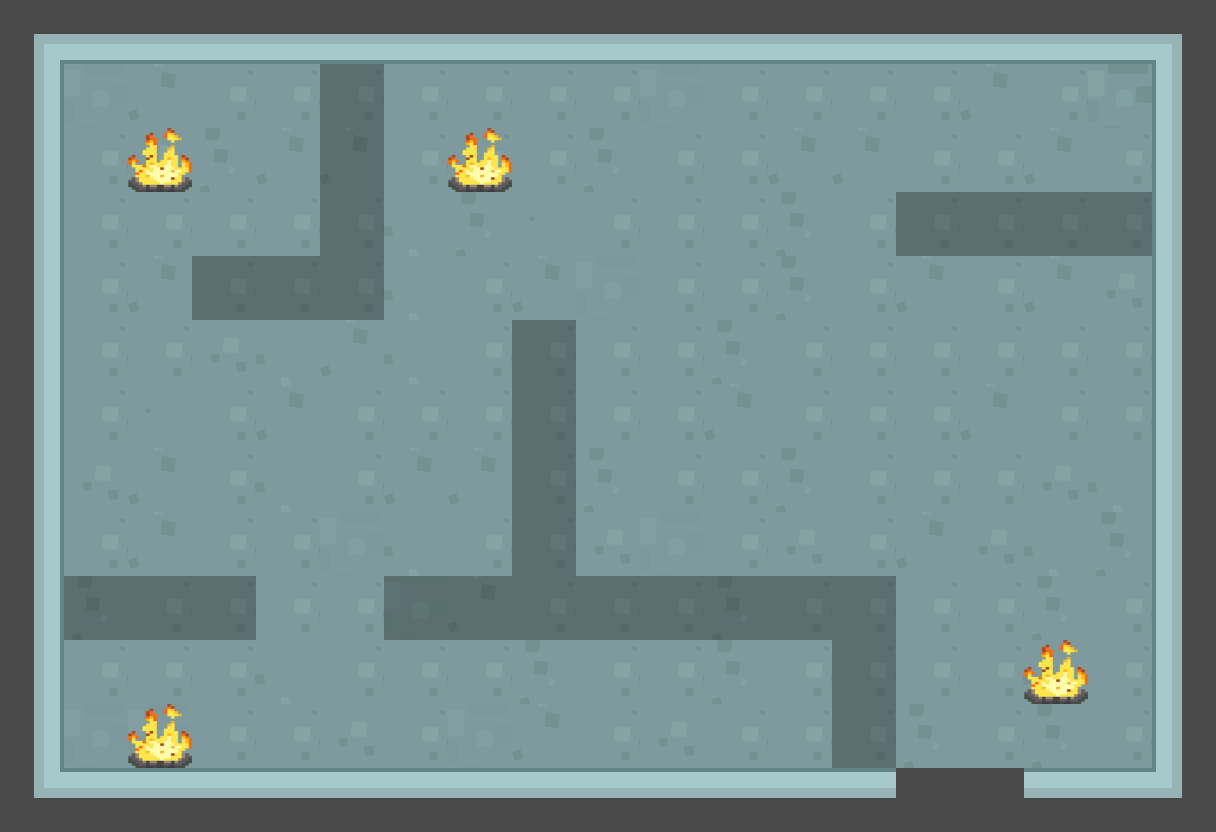

A 2D game scene composited from a Tiled map and its tileset images. What follows is a short description and the map's XML, with every tile layer's data as written:
An orthogonal 19x13 tile map with 64x64 px tiles, 7 tile layers (Ground, groundDark1, groundDark2, Barriers, ...), 5 tilesets.

<map version="1.9" tiledversion="1.9.2" orientation="orthogonal" renderorder="right-down" width="19" height="13" tilewidth="64" tileheight="64" infinite="0" nextlayerid="11" nextobjectid="1">
 <tileset firstgid="1" source="tilesheet.tsx" />
 <tileset firstgid="2161" source="arctium.tsx" />
 <tileset firstgid="2162" source="fire.tsx" />
 <tileset firstgid="2163" source="pistol.tsx" />
 <tileset firstgid="2164" source="heart.tsx" />
 <layer id="1" name="Ground" width="19" height="13">
  <data encoding="csv">
13,13,13,13,13,13,68,13,13,68,13,13,13,13,13,13,13,13,13,
72,19,68,13,13,13,13,13,13,13,19,13,13,13,13,68,13,17,13,
15,13,69,16,68,68,13,13,13,16,13,13,68,68,13,13,68,13,13,
13,13,13,13,13,13,14,16,15,13,13,13,16,13,13,13,13,13,13,
13,13,68,13,13,13,14,13,68,19,13,13,16,13,68,13,68,69,13,
69,13,13,69,14,68,14,13,13,13,13,16,13,13,13,13,13,13,13,
13,13,15,13,68,13,13,13,13,13,13,68,13,13,13,68,13,13,13,
13,69,68,13,14,13,68,68,13,16,13,13,16,13,13,13,69,14,13,
69,13,68,13,13,19,14,13,13,69,19,13,69,13,68,69,14,16,13,
13,16,13,13,13,13,19,68,13,13,13,16,13,13,13,13,16,13,13,
13,13,13,13,14,13,13,13,16,13,13,16,13,13,13,13,14,13,69,
13,19,19,13,13,69,13,19,68,13,69,13,13,13,16,13,16,13,13,
13,13,19,19,19,69,16,13,13,13,13,13,68,13,69,16,13,13,69
</data>
 </layer>
 <layer id="2" name="groundDark1" width="19" height="13">
  <data encoding="csv">
523,523,523,523,523,523,523,523,523,523,523,523,523,523,523,523,523,523,523,
523,523,523,523,523,523,523,523,523,523,523,523,523,523,523,523,523,523,523,
523,523,523,523,523,523,523,523,523,523,523,523,523,523,523,523,523,523,523,
523,523,523,523,523,523,523,523,523,523,523,523,523,523,523,523,523,523,523,
523,523,523,523,523,523,523,523,523,523,523,523,523,523,523,523,523,523,523,
523,523,523,523,523,523,523,523,523,523,523,523,523,523,523,523,523,523,523,
523,523,523,523,523,523,523,523,523,523,523,523,523,523,523,523,523,523,523,
523,523,523,523,523,523,523,523,523,523,523,523,523,523,523,523,523,523,523,
523,523,523,523,523,523,523,523,523,523,523,523,523,523,523,523,523,523,523,
523,523,523,523,523,523,523,523,523,523,523,523,523,523,523,523,523,523,523,
523,523,523,523,523,523,523,523,523,523,523,523,523,523,523,523,523,523,523,
523,523,523,523,523,523,523,523,523,523,523,523,523,523,523,523,523,523,523,
523,523,523,523,523,523,523,523,523,523,523,523,523,523,523,523,523,523,523
</data>
 </layer>
 <layer id="3" name="groundDark2" width="19" height="13">
  <data encoding="csv">
523,523,523,523,523,523,523,523,523,523,523,523,523,523,523,523,523,523,523,
523,523,523,523,523,523,523,523,523,523,523,523,523,523,523,523,523,523,523,
523,523,523,523,523,523,523,523,523,523,523,523,523,523,523,523,523,523,523,
523,523,523,523,523,523,523,523,523,523,523,523,523,523,523,523,523,523,523,
523,523,523,523,523,523,523,523,523,523,523,523,523,523,523,523,523,523,523,
523,523,523,523,523,523,523,523,523,523,523,523,523,523,523,523,523,523,523,
523,523,523,523,523,523,523,523,523,523,523,523,523,523,523,523,523,523,523,
523,523,523,523,523,523,523,523,523,523,523,523,523,523,523,523,523,523,523,
523,523,523,523,523,523,523,523,523,523,523,523,523,523,523,523,523,523,523,
523,523,523,523,523,523,523,523,523,523,523,523,523,523,523,523,523,523,523,
523,523,523,523,523,523,523,523,523,523,523,523,523,523,523,523,523,523,523,
523,523,523,523,523,523,523,523,523,523,523,523,523,523,523,523,523,523,523,
523,523,523,523,523,523,523,523,523,523,523,523,523,523,523,523,523,523,523
</data>
 </layer>
 <layer id="4" name="Barriers" width="19" height="13">
  <data encoding="csv">
1698,1702,1702,1702,1702,1702,1702,1702,1702,1702,1702,1702,1702,1702,1702,1702,1702,1702,1699,
1592,0,0,0,0,577,0,0,0,0,0,0,0,0,0,0,0,0,1589,
1592,0,0,0,0,577,0,0,0,0,0,0,0,0,0,0,0,0,1589,
1592,0,0,0,0,577,0,0,0,0,0,0,0,0,577,577,577,577,1589,
1592,0,0,577,577,577,0,0,0,0,0,0,0,0,0,0,0,0,1589,
1592,0,0,0,0,0,0,0,577,0,0,0,0,0,0,0,0,0,1589,
1592,0,0,0,0,0,0,0,577,0,0,0,0,0,0,0,0,0,1589,
1592,0,0,0,0,0,0,0,577,0,0,0,0,0,0,0,0,0,1589,
1592,0,0,0,0,0,0,0,577,0,0,0,0,0,0,0,0,0,1589,
1592,577,577,577,0,0,577,577,577,577,577,577,577,577,0,0,0,0,1589,
1592,0,0,0,0,0,0,0,0,0,0,0,0,577,0,0,0,0,1589,
1592,0,0,0,0,0,0,0,0,0,0,0,0,577,0,0,0,0,1589,
1536,1539,1539,1539,1539,1539,1539,1539,1539,1539,1539,1539,1539,1539,1644,1590,1540,1539,1537
</data>
 </layer>
 <layer id="7" name="Darkening1" width="19" height="13">
  <data encoding="csv">
0,0,0,0,0,0,0,0,0,0,0,0,0,0,0,0,0,0,0,
0,0,0,0,0,577,0,0,0,0,0,0,0,0,0,0,0,0,0,
0,0,0,0,0,577,0,0,0,0,0,0,0,0,0,0,0,0,0,
0,0,0,0,0,577,0,0,0,0,0,0,0,0,577,577,577,577,0,
0,0,0,577,577,577,0,0,0,0,0,0,0,0,0,0,0,0,0,
0,0,0,0,0,0,0,0,577,0,0,0,0,0,0,0,0,0,0,
0,0,0,0,0,0,0,0,577,0,0,0,0,0,0,0,0,0,0,
0,0,0,0,0,0,0,0,577,0,0,0,0,0,0,0,0,0,0,
0,0,0,0,0,0,0,0,577,0,0,0,0,0,0,0,0,0,0,
0,577,577,577,0,0,577,577,577,577,577,577,577,577,0,0,0,0,0,
0,0,0,0,0,0,0,0,0,0,0,0,0,577,0,0,0,0,0,
0,0,0,0,0,0,0,0,0,0,0,0,0,577,0,0,0,0,0,
0,0,0,0,0,0,0,0,0,0,0,0,0,0,0,0,0,0,0
</data>
 </layer>
 <layer id="8" name="Darkening2" width="19" height="13">
  <data encoding="csv">
0,0,0,0,0,0,0,0,0,0,0,0,0,0,0,0,0,0,0,
0,0,0,0,0,577,0,0,0,0,0,0,0,0,0,0,0,0,0,
0,0,0,0,0,577,0,0,0,0,0,0,0,0,0,0,0,0,0,
0,0,0,0,0,577,0,0,0,0,0,0,0,0,577,577,577,577,0,
0,0,0,577,577,577,0,0,0,0,0,0,0,0,0,0,0,0,0,
0,0,0,0,0,0,0,0,577,0,0,0,0,0,0,0,0,0,0,
0,0,0,0,0,0,0,0,577,0,0,0,0,0,0,0,0,0,0,
0,0,0,0,0,0,0,0,577,0,0,0,0,0,0,0,0,0,0,
0,0,0,0,0,0,0,0,577,0,0,0,0,0,0,0,0,0,0,
0,577,577,577,0,0,577,577,577,577,577,577,577,577,0,0,0,0,0,
0,0,0,0,0,0,0,0,0,0,0,0,0,577,0,0,0,0,0,
0,0,0,0,0,0,0,0,0,0,0,0,0,577,0,0,0,0,0,
0,0,0,0,0,0,0,0,0,0,0,0,0,0,0,0,0,0,0
</data>
 </layer>
 <layer id="5" name="Fire" width="19" height="13">
  <data encoding="csv">
0,0,0,0,0,0,0,0,0,0,0,0,0,0,0,0,0,0,0,
0,0,0,0,0,0,0,0,0,0,0,0,0,0,0,0,0,0,0,
0,0,2162,0,0,0,0,2162,0,0,0,0,0,0,0,0,0,0,0,
0,0,0,0,0,0,0,0,0,0,0,0,0,0,0,0,0,0,0,
0,0,0,0,0,0,0,0,0,0,0,0,0,0,0,0,0,0,0,
0,0,0,0,0,0,0,0,0,0,0,0,0,0,0,0,0,0,0,
0,0,0,0,0,0,0,0,0,0,0,0,0,0,0,0,0,0,0,
0,0,0,0,0,0,0,0,0,0,0,0,0,0,0,0,0,0,0,
0,0,0,0,0,0,0,0,0,0,0,0,0,0,0,0,0,0,0,
0,0,0,0,0,0,0,0,0,0,0,0,0,0,0,0,0,0,0,
0,0,0,0,0,0,0,0,0,0,0,0,0,0,0,0,2162,0,0,
0,0,2162,0,0,0,0,0,0,0,0,0,0,0,0,0,0,0,0,
0,0,0,0,0,0,0,0,0,0,0,0,0,0,0,0,0,0,0
</data>
 </layer>
</map>
